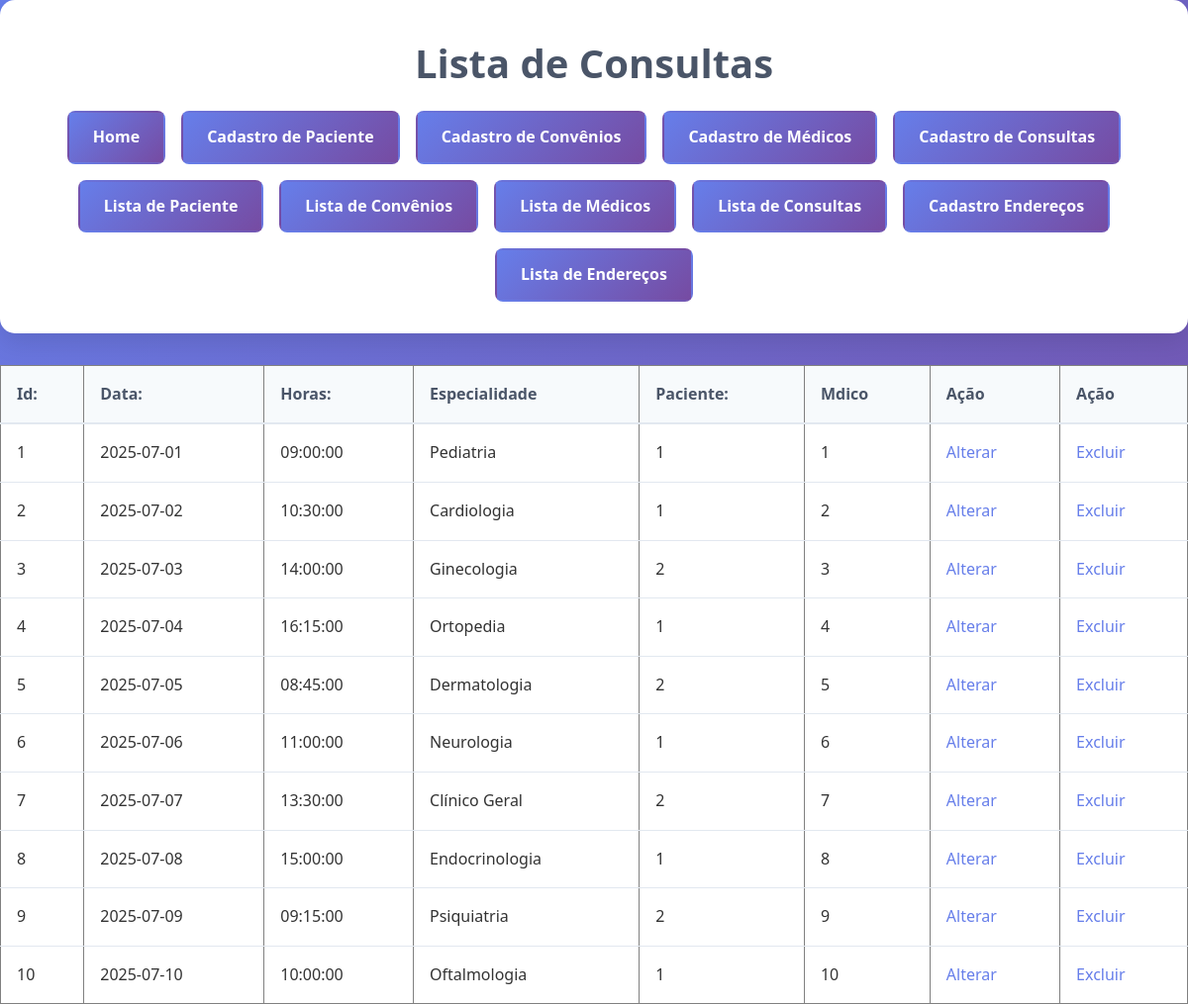
Page /frontend/lista_consultas.php on the committed database.
### tables this page shows
CREATE TABLE consultas (
  id INT NOT NULL AUTO_INCREMENT PRIMARY KEY,
  data DATE NOT NULL,
  horas TIME NOT NULL,
  especialidade VARCHAR(20) NOT NULL,
  paciente_id INT NOT NULL,
  medico_id INT NOT NULL,
  FOREIGN KEY (paciente_id) REFERENCES pacientes(id) ON DELETE CASCADE,
  FOREIGN KEY (medico_id) REFERENCES medico(id) ON DELETE CASCADE
);

### Conexao.php (called while the page is built)
<?php
class Conexao{
    public static function getInstance(){
        $db_dbhost = "localhost";
        $db_name = "gestaodb";
        $db_user = "root";
        $db_pass = "";
        try{
        $pdo =new PDO("mysql:host={$db_dbhost};dbname={$db_name};",$db_user,$db_pass);
        $pdo->setAttribute(PDO::ATTR_ERRMODE, PDO::ERRMODE_EXCEPTION);
        $pdo->setAttribute(PDO::ATTR_DEFAULT_FETCH_MODE, PDO::FETCH_ASSOC);
         return $pdo;
        }catch(PDOException $e){
        die("Erro de conexão com o banco".$e->getMessage());
        }
    }
}
?>

### backend/DAO/ConsultaDAO.php (called while the page is built, shortened)
<?php
require_once '../Conexao.php';
require_once '../backend/Model/Consulta.php';
class ConsultaDAO{
    private $bd;
    public function __construct()
    {
      $this->bd = Conexao::getInstance();
    }
    public function getAll(){
        $sql="SELECT * FROM consultas";
        $consultas=[];
        $stmt= $this->bd->query($sql);
        while($row = $stmt->fetch(PDO::FETCH_ASSOC)){
         $consultas[] = new Consultas($row['id'],
                                      $row['data'],
                                      $row['horas'],
                                      $row['especialidade'],
                                      $row['paciente_id'],
                                      $row['medico_id']
        );
        }
        return $consultas;
    }
    }
?>

### backend/Model/Consulta.php (called while the page is built, shortened)
<?php
class Consultas
{
    private ?int $id;
    private string $data;
    private string $horas;
    private string $especialidade;
    private int $paciente_id;
    private int $medico_id;
    public function __construct(?int $id,$data,$horas,$especialidade,$paciente_id,$medico_id)
    {
        $this->id = $id;
        $this->data = $data;
        $this->horas = $horas;
        $this->especialidade = $especialidade;
        $this->paciente_id = $paciente_id;
         $this->medico_id = $medico_id;
    }
    public function getId(){
        return $this->id;
    }
      public function getData(){
        return $this->data;
    }
      public function getHoras(){
        return $this->horas;
    }
      public function getEspecialidade(){
        return $this->especialidade;
    }
      public function getPaciente_id(){
        return $this->paciente_id;
    }
      public function getMedico_id(){
        return $this->medico_id;
    }
}

### frontend/lista_consultas.php (the view, shortened to what this page needs)
<?php
require_once '../backend/DAO/ConsultaDAO.php';
$dao = new ConsultaDAO();
$consultas = $dao->getAll();
?>
<!DOCTYPE html>
<html lang="pt-br">
<head>
    <link rel="stylesheet" href="../css/style.css">
</head>
<body>
       <header>
  <h1>Lista de Consultas</h1>
  <nav>
    <ul>
        <li><a href="../index.php">Home</a></li>
        <li><a href="form_consultas.php">Cadastro de Paciente</a></li>
        <li><a href="form_convenio.php">Cadastro de Convênios</a></li>
        <li><a href="form_medicos.php">Cadastro de Médicos</a></li>
        <li><a href="form_consultas.php">Cadastro de Consultas</a></a></li>
        <li><a href="lista_paciente.php">Lista de Paciente</a></li>
        <li><a href="lista_convenio.php">Lista de Convênios</a></li>
        <li><a href="lista_medicos.php">Lista de Médicos</a></li>
        <li><a href="lista_consultas.php">Lista de Consultas</a></li>
        <li><a href="form_endereco.php">Cadastro Endereços</a></li>
        <li><a href="lista_endereco.php">Lista de Endereços</a></li>
    </ul>
  </nav>
    </header>
    <table border="1">
        <tr>
            <th>Id:</th>
            <th>Data:</th>
            <th>Horas:</th>
            <th>Especialidade</th>
            <th>Paciente:</th>
            <th>Mdico</th>
            <th>Ação</th>
             <th>Ação</th>
        </tr>
    <?php foreach ($consultas as $consulta): ?>
        <tr>
            <td><?= $consulta->getId() ?></td>
            <td><?= $consulta->getData() ?></td>
            <td><?= $consulta->getHoras() ?></td>
              <td><?= $consulta->getEspecialidade() ?></td>
            <td><?= $consulta->getPaciente_id() ?></td>
              <td><?= $consulta->getMedico_id() ?></td>
            <td><a href="form_consultas.php?id=<?=$consulta->getId()?>">Alterar</a></td>
            <td><a href="../backend/excluirConsultas.php?id=<?=$consulta->getId()?>">Excluir</a></td>
        </tr>
    <?php endforeach; ?>
     </table>
</body>
</html>

### css/style.css (style rules this page uses)
* { margin: 0; padding: 0; box-sizing: border-box; }
body { font-family: 'Segoe UI', Tahoma, Geneva, Verdana, sans-serif; background: linear-gradient(135deg, #667eea 0%, #764ba2 100%); min-height: 100vh; color: #333; line-height: 1.6; }
header { background: white; padding: 2rem; border-radius: 15px; box-shadow: 0 10px 25px rgba(0,0,0,0.1); margin-bottom: 2rem; }
header h1 { color: #4a5568; font-size: 2.5rem; margin-bottom: 1rem; text-align: center; }
nav { margin-top: 1rem; }
nav ul { list-style: none; display: flex; flex-wrap: wrap; gap: 1rem; justify-content: center; }
nav ul li { margin: 0; }
ul { list-style-type: none; padding-left: 0; }
nav a { display: inline-block; padding: 0.75rem 1.5rem; background: linear-gradient(135deg, #667eea, #764ba2); color: white; text-decoration: none; border-radius: 8px; font-weight: 600; transition: all 0.3s ease; border: 2px solid transparent; }
table { width: 100%; border-collapse: collapse; background: white; }
th, td { padding: 1rem; text-align: left; border-bottom: 1px solid #e2e8f0; }
th { background: #f7fafc; font-weight: 600; color: #4a5568; border-bottom: 2px solid #e2e8f0; }
tr:last-child td { border-bottom: none; }
a { color: #667eea; text-decoration: none; transition: color 0.3s ease; }
h1, h2, h3 { color: #4a5568; margin-bottom: 1rem; }
h1 { font-size: 2.5rem; }

### rows in the picture
consultas: id "1", data "2025-07-01", horas "09:00:00", especialidade "Pediatria", paciente "1", medico "1"
consultas: id "2", data "2025-07-02", horas "10:30:00", especialidade "Cardiologia", paciente "1", medico "2"
consultas: id "3", data "2025-07-03", horas "14:00:00", especialidade "Ginecologia", paciente "2", medico "3"
consultas: id "4", data "2025-07-04", horas "16:15:00", especialidade "Ortopedia", paciente "1", medico "4"
consultas: id "5", data "2025-07-05", horas "08:45:00", especialidade "Dermatologia", paciente "2", medico "5"
consultas: id "6", data "2025-07-06", horas "11:00:00", especialidade "Neurologia", paciente "1", medico "6"
consultas: id "7", data "2025-07-07", horas "13:30:00", especialidade "Clínico Geral", paciente "2", medico "7"
consultas: id "8", data "2025-07-08", horas "15:00:00", especialidade "Endocrinologia", paciente "1", medico "8"
consultas: id "9", data "2025-07-09", horas "09:15:00", especialidade "Psiquiatria", paciente "2", medico "9"
consultas: id "10", data "2025-07-10", horas "10:00:00", especialidade "Oftalmologia", paciente "1", medico "10"
